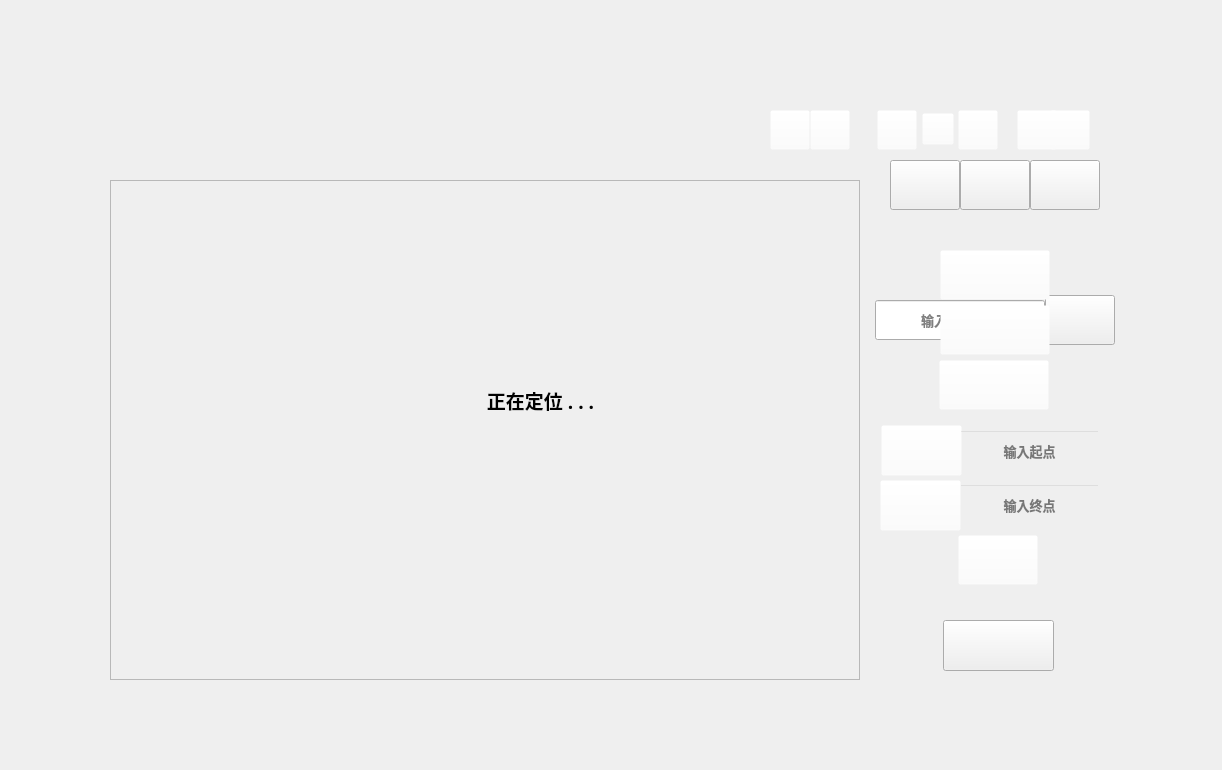
<?xml version="1.0" encoding="UTF-8"?>
<ui version="4.0">
 <class>Widget</class>
 <widget class="QWidget" name="Widget">
  <property name="geometry">
   <rect>
    <x>0</x>
    <y>0</y>
    <width>1222</width>
    <height>770</height>
   </rect>
  </property>
  <property name="cursor">
   <cursorShape>ArrowCursor</cursorShape>
  </property>
  <property name="windowTitle">
   <string>道听图说</string>
  </property>
  <property name="styleSheet">
   <string notr="true"/>
  </property>
  <widget class="QWidget" name="windowWidget" native="true">
   <property name="geometry">
    <rect>
     <x>0</x>
     <y>0</y>
     <width>1221</width>
     <height>770</height>
    </rect>
   </property>
   <property name="sizePolicy">
    <sizepolicy hsizetype="Fixed" vsizetype="Fixed">
     <horstretch>0</horstretch>
     <verstretch>0</verstretch>
    </sizepolicy>
   </property>
   <property name="font">
    <font>
     <family>楷体</family>
    </font>
   </property>
   <property name="cursor">
    <cursorShape>ArrowCursor</cursorShape>
   </property>
   <property name="styleSheet">
    <string notr="true">border-image:url(:/images/newjiemian.png)</string>
   </property>
   <widget class="MapTilesFrame" name="mapFrame">
    <property name="geometry">
     <rect>
      <x>110</x>
      <y>180</y>
      <width>750</width>
      <height>500</height>
     </rect>
    </property>
    <property name="minimumSize">
     <size>
      <width>750</width>
      <height>500</height>
     </size>
    </property>
    <property name="sizeIncrement">
     <size>
      <width>750</width>
      <height>500</height>
     </size>
    </property>
    <property name="autoFillBackground">
     <bool>false</bool>
    </property>
    <property name="styleSheet">
     <string notr="true">border-image: url(:/images/background.png);</string>
    </property>
    <property name="frameShape">
     <enum>QFrame::StyledPanel</enum>
    </property>
    <property name="frameShadow">
     <enum>QFrame::Raised</enum>
    </property>
    <widget class="RouteWidget" name="routeWidget" native="true">
     <property name="geometry">
      <rect>
       <x>0</x>
       <y>0</y>
       <width>750</width>
       <height>500</height>
      </rect>
     </property>
     <widget class="QLabel" name="locatingLabel">
      <property name="geometry">
       <rect>
        <x>350</x>
        <y>190</y>
        <width>161</width>
        <height>61</height>
       </rect>
      </property>
      <property name="font">
       <font>
        <family>宋体</family>
        <pointsize>14</pointsize>
        <weight>75</weight>
        <bold>true</bold>
       </font>
      </property>
      <property name="styleSheet">
       <string notr="true">/*border-image: none;*/</string>
      </property>
      <property name="text">
       <string>正在定位 . . .</string>
      </property>
      <property name="alignment">
       <set>Qt::AlignCenter</set>
      </property>
     </widget>
    </widget>
   </widget>
   <widget class="QToolButton" name="searchToolButton">
    <property name="geometry">
     <rect>
      <x>960</x>
      <y>160</y>
      <width>70</width>
      <height>50</height>
     </rect>
    </property>
    <property name="font">
     <font>
      <family>Adobe 楷体 Std R</family>
      <pointsize>14</pointsize>
     </font>
    </property>
    <property name="cursor">
     <cursorShape>PointingHandCursor</cursorShape>
    </property>
    <property name="styleSheet">
     <string notr="true">border-image: url(:/images/button.png);
</string>
    </property>
    <property name="text">
     <string/>
    </property>
    <property name="icon">
     <iconset resource="images.qrc">
      <normaloff>:/images/search.png</normaloff>:/images/search.png</iconset>
    </property>
    <property name="iconSize">
     <size>
      <width>55</width>
      <height>55</height>
     </size>
    </property>
   </widget>
   <widget class="QToolButton" name="enlargeToolButton">
    <property name="geometry">
     <rect>
      <x>770</x>
      <y>110</y>
      <width>40</width>
      <height>40</height>
     </rect>
    </property>
    <property name="cursor">
     <cursorShape>PointingHandCursor</cursorShape>
    </property>
    <property name="styleSheet">
     <string notr="true">border-image:none;
background-color: rgba(255, 255, 255, 0);

</string>
    </property>
    <property name="icon">
     <iconset resource="images.qrc">
      <normaloff>:/images/jia.png</normaloff>:/images/jia.png</iconset>
    </property>
    <property name="iconSize">
     <size>
      <width>30</width>
      <height>30</height>
     </size>
    </property>
   </widget>
   <widget class="QToolButton" name="shrinkToolButton">
    <property name="geometry">
     <rect>
      <x>810</x>
      <y>110</y>
      <width>40</width>
      <height>40</height>
     </rect>
    </property>
    <property name="cursor">
     <cursorShape>PointingHandCursor</cursorShape>
    </property>
    <property name="styleSheet">
     <string notr="true">border-image:none;
background-color: rgba(255, 255, 255, 0);</string>
    </property>
    <property name="icon">
     <iconset resource="images.qrc">
      <normaloff>:/images/jian.png</normaloff>:/images/jian.png</iconset>
    </property>
    <property name="iconSize">
     <size>
      <width>30</width>
      <height>30</height>
     </size>
    </property>
   </widget>
   <widget class="QToolButton" name="aboutDlgToolButton">
    <property name="geometry">
     <rect>
      <x>958</x>
      <y>110</y>
      <width>40</width>
      <height>40</height>
     </rect>
    </property>
    <property name="cursor">
     <cursorShape>PointingHandCursor</cursorShape>
    </property>
    <property name="styleSheet">
     <string notr="true">border-image:none;
background-color: rgba(255, 255, 255, 0);</string>
    </property>
    <property name="icon">
     <iconset resource="images.qrc">
      <normaloff>:/images/wen.png</normaloff>:/images/wen.png</iconset>
    </property>
    <property name="iconSize">
     <size>
      <width>30</width>
      <height>30</height>
     </size>
    </property>
   </widget>
   <widget class="QToolButton" name="xunluToolButton">
    <property name="geometry">
     <rect>
      <x>1030</x>
      <y>160</y>
      <width>70</width>
      <height>50</height>
     </rect>
    </property>
    <property name="cursor">
     <cursorShape>PointingHandCursor</cursorShape>
    </property>
    <property name="styleSheet">
     <string notr="true">border-image: url(:/images/button.png);
</string>
    </property>
    <property name="text">
     <string/>
    </property>
    <property name="icon">
     <iconset resource="images.qrc">
      <normaloff>:/images/xunlu.png</normaloff>:/images/xunlu.png</iconset>
    </property>
    <property name="iconSize">
     <size>
      <width>33</width>
      <height>33</height>
     </size>
    </property>
   </widget>
   <widget class="QToolButton" name="locateToolButton">
    <property name="geometry">
     <rect>
      <x>890</x>
      <y>160</y>
      <width>70</width>
      <height>50</height>
     </rect>
    </property>
    <property name="cursor">
     <cursorShape>PointingHandCursor</cursorShape>
    </property>
    <property name="styleSheet">
     <string notr="true">border-image: url(:/images/button.png);
</string>
    </property>
    <property name="text">
     <string/>
    </property>
    <property name="icon">
     <iconset resource="images.qrc">
      <normaloff>:/images/locate.png</normaloff>:/images/locate.png</iconset>
    </property>
    <property name="iconSize">
     <size>
      <width>55</width>
      <height>55</height>
     </size>
    </property>
   </widget>
   <widget class="QLabel" name="wozaiLabel">
    <property name="geometry">
     <rect>
      <x>860</x>
      <y>215</y>
      <width>70</width>
      <height>70</height>
     </rect>
    </property>
    <property name="styleSheet">
     <string notr="true">border-image:none;
background-color: rgba(255, 255, 255, 0);
border-image: url(:/images/wozai.png);</string>
    </property>
    <property name="text">
     <string/>
    </property>
   </widget>
   <widget class="QLabel" name="locationLabel">
    <property name="geometry">
     <rect>
      <x>930</x>
      <y>230</y>
      <width>170</width>
      <height>40</height>
     </rect>
    </property>
    <property name="font">
     <font>
      <pointsize>10</pointsize>
      <weight>75</weight>
      <bold>true</bold>
     </font>
    </property>
    <property name="alignment">
     <set>Qt::AlignCenter</set>
    </property>
   </widget>
   <widget class="QLineEdit" name="sousuoLineEdit">
    <property name="geometry">
     <rect>
      <x>875</x>
      <y>300</y>
      <width>170</width>
      <height>40</height>
     </rect>
    </property>
    <property name="font">
     <font>
      <pointsize>10</pointsize>
      <weight>75</weight>
      <bold>true</bold>
     </font>
    </property>
    <property name="layoutDirection">
     <enum>Qt::LeftToRight</enum>
    </property>
    <property name="alignment">
     <set>Qt::AlignCenter</set>
    </property>
    <property name="placeholderText">
     <string>输入搜索地名</string>
    </property>
   </widget>
   <widget class="QToolButton" name="sousuoToolButton">
    <property name="geometry">
     <rect>
      <x>1045</x>
      <y>295</y>
      <width>70</width>
      <height>50</height>
     </rect>
    </property>
    <property name="cursor">
     <cursorShape>PointingHandCursor</cursorShape>
    </property>
    <property name="styleSheet">
     <string notr="true">border-image: url(:/images/button.png);
</string>
    </property>
    <property name="text">
     <string/>
    </property>
    <property name="icon">
     <iconset resource="images.qrc">
      <normaloff>:/images/sousuo.png</normaloff>:/images/sousuo.png</iconset>
    </property>
    <property name="iconSize">
     <size>
      <width>35</width>
      <height>35</height>
     </size>
    </property>
   </widget>
   <widget class="QToolButton" name="volumeToolButton">
    <property name="geometry">
     <rect>
      <x>877</x>
      <y>110</y>
      <width>40</width>
      <height>40</height>
     </rect>
    </property>
    <property name="cursor">
     <cursorShape>PointingHandCursor</cursorShape>
    </property>
    <property name="styleSheet">
     <string notr="true">border-image:none;
background-color: rgba(255, 255, 255, 0);</string>
    </property>
    <property name="text">
     <string/>
    </property>
    <property name="icon">
     <iconset resource="images.qrc">
      <normaloff>:/images/shengyin.png</normaloff>:/images/shengyin.png</iconset>
    </property>
    <property name="iconSize">
     <size>
      <width>50</width>
      <height>50</height>
     </size>
    </property>
   </widget>
   <widget class="QToolButton" name="setupDlgToolButton">
    <property name="geometry">
     <rect>
      <x>922</x>
      <y>113</y>
      <width>32</width>
      <height>32</height>
     </rect>
    </property>
    <property name="cursor">
     <cursorShape>PointingHandCursor</cursorShape>
    </property>
    <property name="styleSheet">
     <string notr="true">border-image:none;
background-color: rgba(255, 255, 255, 0);
</string>
    </property>
    <property name="text">
     <string/>
    </property>
    <property name="icon">
     <iconset resource="images.qrc">
      <normaloff>:/images/function.ico</normaloff>:/images/function.ico</iconset>
    </property>
    <property name="iconSize">
     <size>
      <width>40</width>
      <height>40</height>
     </size>
    </property>
   </widget>
   <widget class="QPushButton" name="exitPushButton">
    <property name="geometry">
     <rect>
      <x>1050</x>
      <y>110</y>
      <width>40</width>
      <height>40</height>
     </rect>
    </property>
    <property name="cursor">
     <cursorShape>PointingHandCursor</cursorShape>
    </property>
    <property name="styleSheet">
     <string notr="true">border-image:none;
background-color: rgba(255, 255, 255, 0);</string>
    </property>
    <property name="text">
     <string/>
    </property>
    <property name="icon">
     <iconset resource="images.qrc">
      <normaloff>:/images/quit.png</normaloff>:/images/quit.png</iconset>
    </property>
    <property name="iconSize">
     <size>
      <width>30</width>
      <height>30</height>
     </size>
    </property>
   </widget>
   <widget class="QPushButton" name="pushButton">
    <property name="geometry">
     <rect>
      <x>1017</x>
      <y>110</y>
      <width>40</width>
      <height>40</height>
     </rect>
    </property>
    <property name="cursor">
     <cursorShape>PointingHandCursor</cursorShape>
    </property>
    <property name="styleSheet">
     <string notr="true">border-image: none;
background-color: rgba(255, 255, 255, 0);
</string>
    </property>
    <property name="text">
     <string/>
    </property>
    <property name="icon">
     <iconset resource="images.qrc">
      <normaloff>:/images/zuixiaohua.png</normaloff>:/images/zuixiaohua.png</iconset>
    </property>
    <property name="iconSize">
     <size>
      <width>30</width>
      <height>30</height>
     </size>
    </property>
   </widget>
   <widget class="QLabel" name="label_6">
    <property name="geometry">
     <rect>
      <x>100</x>
      <y>590</y>
      <width>100</width>
      <height>100</height>
     </rect>
    </property>
    <property name="styleSheet">
     <string notr="true">border-image: url(:/images/frame/kuang4.png);</string>
    </property>
    <property name="text">
     <string/>
    </property>
   </widget>
   <widget class="QLabel" name="label_5">
    <property name="geometry">
     <rect>
      <x>770</x>
      <y>590</y>
      <width>100</width>
      <height>100</height>
     </rect>
    </property>
    <property name="styleSheet">
     <string notr="true">border-image: url(:/images/frame/kuang3.png);</string>
    </property>
    <property name="text">
     <string/>
    </property>
   </widget>
   <widget class="QLabel" name="label_4">
    <property name="geometry">
     <rect>
      <x>770</x>
      <y>170</y>
      <width>100</width>
      <height>100</height>
     </rect>
    </property>
    <property name="styleSheet">
     <string notr="true">border-image: url(:/images/frame/kuang2.png);</string>
    </property>
    <property name="text">
     <string/>
    </property>
   </widget>
   <widget class="QLabel" name="label_2">
    <property name="geometry">
     <rect>
      <x>100</x>
      <y>170</y>
      <width>100</width>
      <height>100</height>
     </rect>
    </property>
    <property name="styleSheet">
     <string notr="true">border-image: url(:/images/frame/kuang1.png);</string>
    </property>
    <property name="text">
     <string/>
    </property>
   </widget>
   <widget class="QWidget" name="xunluWidget" native="true">
    <property name="geometry">
     <rect>
      <x>880</x>
      <y>210</y>
      <width>220</width>
      <height>480</height>
     </rect>
    </property>
    <property name="styleSheet">
     <string notr="true">border-image:none;
background-color: rgba(255, 255, 255, 0);</string>
    </property>
    <widget class="QWidget" name="zizhuxunluWidget" native="true">
     <property name="geometry">
      <rect>
       <x>0</x>
       <y>210</y>
       <width>220</width>
       <height>180</height>
      </rect>
     </property>
     <widget class="QToolButton" name="zhongdianToolButton">
      <property name="geometry">
       <rect>
        <x>0</x>
        <y>60</y>
        <width>81</width>
        <height>51</height>
       </rect>
      </property>
      <property name="cursor">
       <cursorShape>PointingHandCursor</cursorShape>
      </property>
      <property name="styleSheet">
       <string notr="true">border-image: url(:/images/button.png);</string>
      </property>
      <property name="text">
       <string/>
      </property>
      <property name="icon">
       <iconset resource="images.qrc">
        <normaloff>:/images/zhognidan.png</normaloff>:/images/zhognidan.png</iconset>
      </property>
      <property name="iconSize">
       <size>
        <width>60</width>
        <height>60</height>
       </size>
      </property>
     </widget>
     <widget class="QToolButton" name="qidianToolButton">
      <property name="geometry">
       <rect>
        <x>1</x>
        <y>5</y>
        <width>81</width>
        <height>51</height>
       </rect>
      </property>
      <property name="cursor">
       <cursorShape>PointingHandCursor</cursorShape>
      </property>
      <property name="styleSheet">
       <string notr="true">border-image: url(:/images/button.png);</string>
      </property>
      <property name="text">
       <string/>
      </property>
      <property name="icon">
       <iconset resource="images.qrc">
        <normaloff>:/images/qidian.png</normaloff>:/images/qidian.png</iconset>
      </property>
      <property name="iconSize">
       <size>
        <width>60</width>
        <height>60</height>
       </size>
      </property>
     </widget>
     <widget class="QToolButton" name="quedingToolButton">
      <property name="geometry">
       <rect>
        <x>78</x>
        <y>115</y>
        <width>80</width>
        <height>50</height>
       </rect>
      </property>
      <property name="cursor">
       <cursorShape>PointingHandCursor</cursorShape>
      </property>
      <property name="styleSheet">
       <string notr="true">border-image: url(:/images/button.png);
</string>
      </property>
      <property name="text">
       <string/>
      </property>
      <property name="icon">
       <iconset resource="images.qrc">
        <normaloff>:/images/queding.png</normaloff>:/images/queding.png</iconset>
      </property>
      <property name="iconSize">
       <size>
        <width>70</width>
        <height>70</height>
       </size>
      </property>
     </widget>
     <widget class="QLineEdit" name="zhongdianLineEdit">
      <property name="geometry">
       <rect>
        <x>79</x>
        <y>64</y>
        <width>141</width>
        <height>41</height>
       </rect>
      </property>
      <property name="font">
       <font>
        <pointsize>10</pointsize>
        <weight>75</weight>
        <bold>true</bold>
       </font>
      </property>
      <property name="styleSheet">
       <string notr="true">border-image: url(:/images/newjiemian.png);</string>
      </property>
      <property name="alignment">
       <set>Qt::AlignCenter</set>
      </property>
      <property name="placeholderText">
       <string>输入终点</string>
      </property>
     </widget>
     <widget class="QLineEdit" name="qidianLineEdit">
      <property name="geometry">
       <rect>
        <x>79</x>
        <y>10</y>
        <width>141</width>
        <height>41</height>
       </rect>
      </property>
      <property name="font">
       <font>
        <pointsize>10</pointsize>
        <weight>75</weight>
        <bold>true</bold>
       </font>
      </property>
      <property name="styleSheet">
       <string notr="true">border-image: url(:/images/newjiemian.png);</string>
      </property>
      <property name="alignment">
       <set>Qt::AlignCenter</set>
      </property>
      <property name="placeholderText">
       <string>输入起点</string>
      </property>
     </widget>
    </widget>
    <widget class="QToolButton" name="recommendRouteToolButton">
     <property name="geometry">
      <rect>
       <x>60</x>
       <y>40</y>
       <width>110</width>
       <height>50</height>
      </rect>
     </property>
     <property name="cursor">
      <cursorShape>PointingHandCursor</cursorShape>
     </property>
     <property name="styleSheet">
      <string notr="true">border-image: url(:/images/button.png);</string>
     </property>
     <property name="text">
      <string/>
     </property>
     <property name="icon">
      <iconset resource="images.qrc">
       <normaloff>:/images/recommend.png</normaloff>:/images/recommend.png</iconset>
     </property>
     <property name="iconSize">
      <size>
       <width>70</width>
       <height>70</height>
      </size>
     </property>
    </widget>
    <widget class="QToolButton" name="beautifulRouteToolButton">
     <property name="geometry">
      <rect>
       <x>60</x>
       <y>95</y>
       <width>110</width>
       <height>50</height>
      </rect>
     </property>
     <property name="cursor">
      <cursorShape>PointingHandCursor</cursorShape>
     </property>
     <property name="styleSheet">
      <string notr="true">border-image: url(:/images/button.png);</string>
     </property>
     <property name="text">
      <string/>
     </property>
     <property name="icon">
      <iconset resource="images.qrc">
       <normaloff>:/images/beautiful.png</normaloff>:/images/beautiful.png</iconset>
     </property>
     <property name="iconSize">
      <size>
       <width>70</width>
       <height>70</height>
      </size>
     </property>
    </widget>
    <widget class="QToolButton" name="zizhuxunluToolButton">
     <property name="geometry">
      <rect>
       <x>59</x>
       <y>150</y>
       <width>110</width>
       <height>50</height>
      </rect>
     </property>
     <property name="cursor">
      <cursorShape>PointingHandCursor</cursorShape>
     </property>
     <property name="styleSheet">
      <string notr="true">border-image: url(:/images/button.png);</string>
     </property>
     <property name="text">
      <string/>
     </property>
     <property name="icon">
      <iconset resource="images.qrc">
       <normaloff>:/images/zizhuxunlu.png</normaloff>:/images/zizhuxunlu.png</iconset>
     </property>
     <property name="iconSize">
      <size>
       <width>70</width>
       <height>70</height>
      </size>
     </property>
    </widget>
   </widget>
   <widget class="QToolButton" name="quxiaoButton">
    <property name="geometry">
     <rect>
      <x>943</x>
      <y>620</y>
      <width>111</width>
      <height>51</height>
     </rect>
    </property>
    <property name="cursor">
     <cursorShape>PointingHandCursor</cursorShape>
    </property>
    <property name="styleSheet">
     <string notr="true">border-image: url(:/images/button.png);
</string>
    </property>
    <property name="text">
     <string/>
    </property>
    <property name="icon">
     <iconset resource="images.qrc">
      <normaloff>:/images/quxiaoweizhixianshi.png</normaloff>:/images/quxiaoweizhixianshi.png</iconset>
    </property>
    <property name="iconSize">
     <size>
      <width>70</width>
      <height>80</height>
     </size>
    </property>
   </widget>
  </widget>
 </widget>
 <layoutdefault spacing="6" margin="11"/>
 <customwidgets>
  <customwidget>
   <class>MapTilesFrame</class>
   <extends>QFrame</extends>
   <header>maptilesframe.h</header>
   <container>1</container>
  </customwidget>
  <customwidget>
   <class>RouteWidget</class>
   <extends>QWidget</extends>
   <header location="global">routewidget.h</header>
   <container>1</container>
  </customwidget>
 </customwidgets>
 <resources>
  <include location="images.qrc"/>
 </resources>
 <connections/>
</ui>
